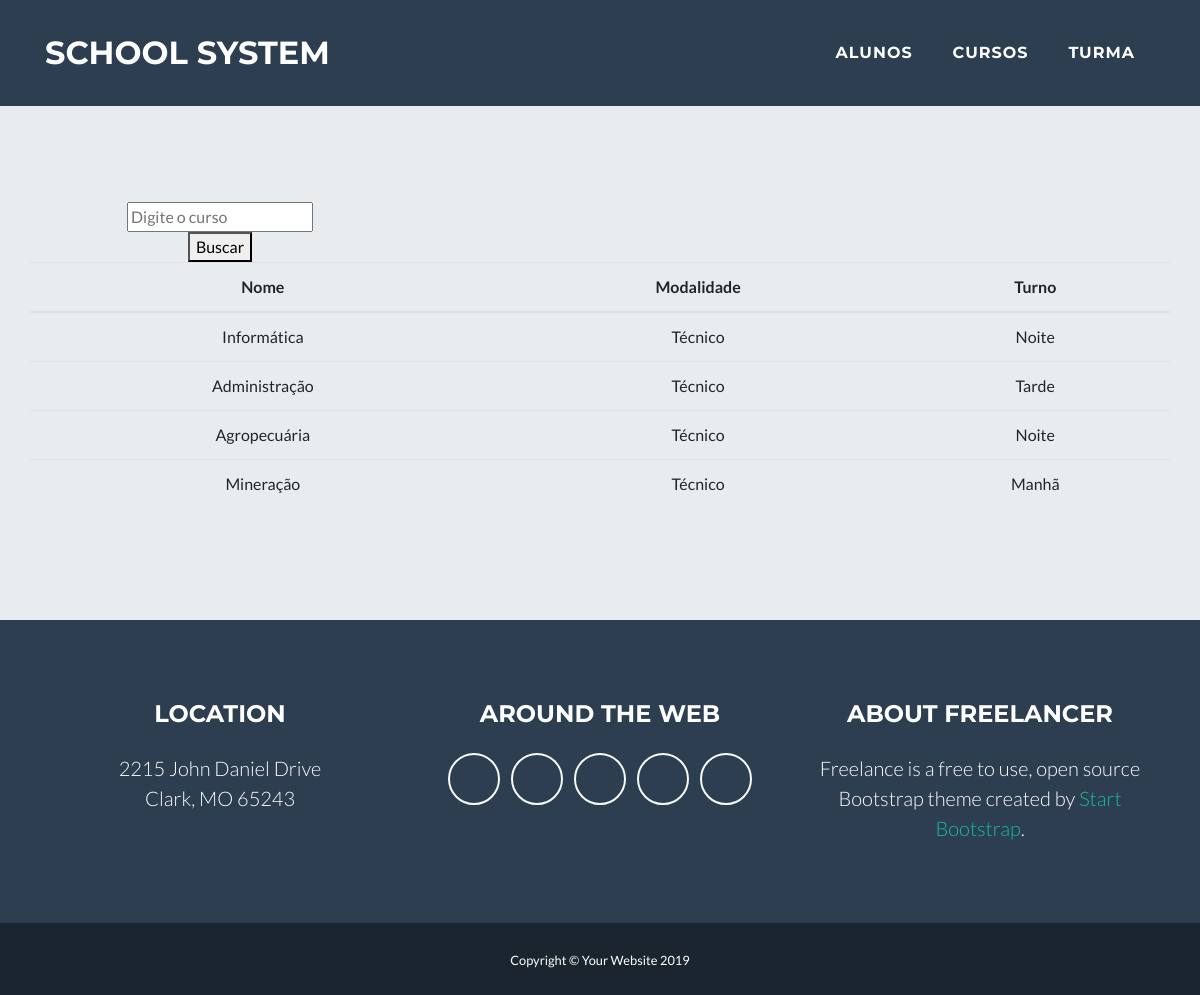
/home/courses/, run on the app's committed database.
### escola/models.py (models this page shows, shortened)
class Course(models.Model):
    name = models.CharField(max_length=50)
    modality = models.CharField(max_length=50)
    shift = models.CharField(max_length=50)

### escola/views.py (the view)
# urls.py: path('courses/',views.course),
def course(request):
     name = request.GET.get('name')
     if name:
        courses = Course.objects.all()
        courses = courses.filter(name__icontains=name)
     else:
        courses = Course.objects.all()
     return render(request, 'course/list.html', {'courses':courses})

### escola/templates/course/list.html
{% extends "base.html" %}
{% block content %}
<div class="container">
    <div class="row">
        <div class="col-4">
            <form action="">
                <div>
                    <input type="text" id='name' name="name" placeholder="Digite o curso">
                </div>
                <button type='submit'>
                    Buscar
                </button>
            </form>
        </div>
    </div>
    <div class="row">
        <table class="table">
            <thead>
                <tr>
                    <th>Nome</th>
                    <th>Modalidade</th>
                    <th>Turno</th>
                </tr>
            </thead>
            <tbody>
                {% for course in courses %}
                <tr>
                    <td>{{course.name}}</td>
                    <td>{{course.modality}}</td>
                    <td>{{course.shift}}</td>
                </tr>
                {% endfor %}
            </tbody>
        </table>
    </div>
</div>
{% endblock %}

### data on the page
Course: name "Informática", modality "Técnico", shift "Noite"
Course: name "Administração", modality "Técnico", shift "Tarde"
Course: name "Agropecuária", modality "Técnico", shift "Noite"
Course: name "Mineração", modality "Técnico", shift "Manhã"
